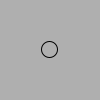
Frame 1 (no input)
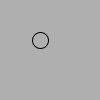
Frame 60 (the mouse pressed at the canvas centre just before this capture)
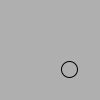
Frame 120 (the mouse held since frame 60 and released just before this capture)

The Processing sketch that drew these frames (run headless with seeded random() and noise(); from frame 60 on, the mouse is pressed at the canvas centre):

// Processing sketch: Repte3_ex4
// ── Repte3_ex4.pde
class Mover {
  
  PVector location;
  PVector velocity;
  PVector acceleration;
  float topspeed = 10;
  
  Mover() {
    location = new PVector(width/2,height/2);
    velocity = new PVector(0,0);
    acceleration = new PVector(-0.001,0.01);
  }
  
  void update() {
   
    PVector mouse = new PVector(mouseX,mouseY); // li diem la direcció del punter del mouse
    PVector dir = PVector.sub(mouse,location); // caluclem la direcció
 
    dir.normalize(); // normalitzem aquesta direcció obtinguda
 
    dir.mult(0.5); // la escalem
 
    acceleration = dir; // li apliquem acceleració
 
    velocity.add(acceleration);
    velocity.limit(topspeed);
    location.add(velocity);
  }
  
  void display() {
    stroke(0);
    fill(175);
    ellipse(location.x, location.y, 16,16);
  }
   
  }

// ── Repte3.pde
Mover mover;

  void setup() {
    mover = new Mover();
  }
  
  void draw() {
    background(175);
    mover.update();
    mover.display();
  }
